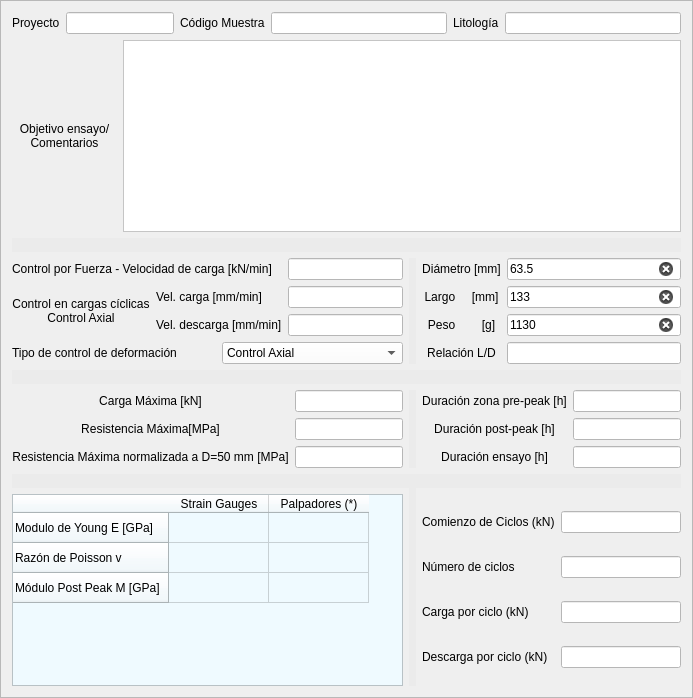
           <widget class="QFrame" name="frame_2">
            <property name="enabled">
             <bool>true</bool>
            </property>
            <property name="minimumSize">
             <size>
              <width>640</width>
              <height>530</height>
             </size>
            </property>
            <property name="maximumSize">
             <size>
              <width>750</width>
              <height>16777215</height>
             </size>
            </property>
            <property name="frameShape">
             <enum>QFrame::StyledPanel</enum>
            </property>
            <property name="frameShadow">
             <enum>QFrame::Raised</enum>
            </property>
            <layout class="QGridLayout" name="gridLayout_17">
             <item row="0" column="0">
              <layout class="QGridLayout" name="gridLayout_13">
               <item row="0" column="0">
                <widget class="QLabel" name="label_2">
                 <property name="text">
                  <string>Proyecto</string>
                 </property>
                </widget>
               </item>
               <item row="0" column="1" colspan="2">
                <widget class="QLineEdit" name="lineEdit_Proyecto">
                 <property name="styleSheet">
                  <string notr="true">background-color: rgb(255, 255, 255);</string>
                 </property>
                 <property name="clearButtonEnabled">
                  <bool>true</bool>
                 </property>
                </widget>
               </item>
               <item row="0" column="3">
                <widget class="QLabel" name="label_3">
                 <property name="text">
                  <string>Código Muestra</string>
                 </property>
                </widget>
               </item>
               <item row="0" column="4">
                <widget class="QLineEdit" name="lineEdit_codigo_muestra">
                 <property name="styleSheet">
                  <string notr="true">background-color: rgb(255, 255, 255);</string>
                 </property>
                 <property name="clearButtonEnabled">
                  <bool>true</bool>
                 </property>
                </widget>
               </item>
               <item row="0" column="5">
                <widget class="QLabel" name="label_5">
                 <property name="text">
                  <string>Litología</string>
                 </property>
                </widget>
               </item>
               <item row="0" column="6">
                <widget class="QLineEdit" name="lineEdit_litologia_2">
                 <property name="styleSheet">
                  <string notr="true">background-color: rgb(255, 255, 255);</string>
                 </property>
                 <property name="text">
                  <string/>
                 </property>
                 <property name="clearButtonEnabled">
                  <bool>true</bool>
                 </property>
                </widget>
               </item>
               <item row="1" column="0" colspan="2">
                <widget class="QLabel" name="label_4">
                 <property name="text">
                  <string>Objetivo ensayo/
Comentarios</string>
                 </property>
                 <property name="alignment">
                  <set>Qt::AlignCenter</set>
                 </property>
                </widget>
               </item>
               <item row="1" column="2" colspan="5">
                <widget class="QPlainTextEdit" name="plainText_Objetivo_y_Comentarios">
                 <property name="styleSheet">
                  <string notr="true">background-color: rgb(255, 255, 255);</string>
                 </property>
                </widget>
               </item>
              </layout>
             </item>
             <item row="1" column="0">
              <layout class="QGridLayout" name="gridLayout_12">
               <item row="0" column="0" colspan="3">
                <widget class="QLabel" name="label_7">
                 <property name="styleSheet">
                  <string notr="true">background-color: rgb(235, 235, 235);</string>
                 </property>
                 <property name="text">
                  <string/>
                 </property>
                </widget>
               </item>
               <item row="1" column="0">
                <layout class="QGridLayout" name="gridLayout_10">
                 <item row="0" column="0" colspan="3">
                  <widget class="QLabel" name="label_6">
                   <property name="text">
                    <string>Control por Fuerza - Velocidad de carga [kN/min]</string>
                   </property>
                  </widget>
                 </item>
                 <item row="0" column="3">
                  <widget class="QLineEdit" name="lineEdit_vel_control_fuerza">
                   <property name="styleSheet">
                    <string notr="true">background-color: rgb(255, 255, 255);</string>
                   </property>
                   <property name="clearButtonEnabled">
                    <bool>true</bool>
                   </property>
                  </widget>
                 </item>
                 <item row="1" column="0" rowspan="2">
                  <widget class="QLabel" name="label_8">
                   <property name="text">
                    <string>Control en cargas cíclicas
Control Axial</string>
                   </property>
                   <property name="alignment">
                    <set>Qt::AlignCenter</set>
                   </property>
                  </widget>
                 </item>
                 <item row="1" column="1" colspan="2">
                  <widget class="QLabel" name="label_9">
                   <property name="text">
                    <string>Vel. carga [mm/min]</string>
                   </property>
                  </widget>
                 </item>
                 <item row="1" column="3">
                  <widget class="QLineEdit" name="lineEdit_vel_control_deform_carga">
                   <property name="styleSheet">
                    <string notr="true">background-color: rgb(255, 255, 255);</string>
                   </property>
                   <property name="inputMask">
                    <string/>
                   </property>
                   <property name="text">
                    <string/>
                   </property>
                   <property name="clearButtonEnabled">
                    <bool>true</bool>
                   </property>
                  </widget>
                 </item>
                 <item row="2" column="1" colspan="2">
                  <widget class="QLabel" name="label_10">
                   <property name="text">
                    <string>Vel. descarga [mm/min]</string>
                   </property>
                  </widget>
                 </item>
                 <item row="2" column="3">
                  <widget class="QLineEdit" name="lineEdit_vel_control_def_descarga">
                   <property name="styleSheet">
                    <string notr="true">background-color: rgb(255, 255, 255);</string>
                   </property>
                   <property name="clearButtonEnabled">
                    <bool>true</bool>
                   </property>
                  </widget>
                 </item>
                 <item row="3" column="0" colspan="2">
                  <widget class="QLabel" name="label_11">
                   <property name="text">
                    <string>Tipo de control de deformación</string>
                   </property>
                  </widget>
                 </item>
                 <item row="3" column="2" colspan="2">
                  <widget class="QComboBox" name="comboBox_tipo_de_control">
                   <property name="styleSheet">
                    <string notr="true">background-color: rgb(255, 255, 255);</string>
                   </property>
                   <item>
                    <property name="text">
                     <string>Control Axial</string>
                    </property>
                   </item>
                   <item>
                    <property name="text">
                     <string>Control Diametral</string>
                    </property>
                   </item>
                  </widget>
                 </item>
                </layout>
               </item>
               <item row="1" column="1">
                <widget class="QLabel" name="label_12">
                 <property name="styleSheet">
                  <string notr="true">background-color: rgb(235, 235, 235);</string>
                 </property>
                 <property name="text">
                  <string/>
                 </property>
                </widget>
               </item>
               <item row="1" column="2">
                <layout class="QGridLayout" name="gridLayout_9">
                 <item row="3" column="1">
                  <widget class="QLineEdit" name="lineEdit_Rel_LD">
                   <property name="styleSheet">
                    <string notr="true">background-color: rgb(255, 255, 255);</string>
                   </property>
                   <property name="text">
                    <string/>
                   </property>
                   <property name="clearButtonEnabled">
                    <bool>true</bool>
                   </property>
                  </widget>
                 </item>
                 <item row="3" column="0">
                  <widget class="QLabel" name="label_17">
                   <property name="text">
                    <string>Relación L/D</string>
                   </property>
                   <property name="alignment">
                    <set>Qt::AlignCenter</set>
                   </property>
                  </widget>
                 </item>
                 <item row="0" column="1">
                  <widget class="QLineEdit" name="lineEdit_diametro_muestra">
                   <property name="styleSheet">
                    <string notr="true">background-color: rgb(255, 255, 255);</string>
                   </property>
                   <property name="text">
                    <string>63.5</string>
                   </property>
                   <property name="clearButtonEnabled">
                    <bool>true</bool>
                   </property>
                  </widget>
                 </item>
                 <item row="1" column="0">
                  <widget class="QLabel" name="label_14">
                   <property name="text">
                    <string>Largo     [mm]</string>
                   </property>
                   <property name="alignment">
                    <set>Qt::AlignCenter</set>
                   </property>
                  </widget>
                 </item>
                 <item row="2" column="0">
                  <widget class="QLabel" name="label_15">
                   <property name="text">
                    <string>Peso        [g]</string>
                   </property>
                   <property name="alignment">
                    <set>Qt::AlignCenter</set>
                   </property>
                  </widget>
                 </item>
                 <item row="0" column="0">
                  <widget class="QLabel" name="label_13">
                   <property name="text">
                    <string>Diámetro [mm]</string>
                   </property>
                   <property name="alignment">
                    <set>Qt::AlignCenter</set>
                   </property>
                  </widget>
                 </item>
                 <item row="2" column="1">
                  <widget class="QLineEdit" name="lineEdit_pesoMuestra">
                   <property name="styleSheet">
                    <string notr="true">background-color: rgb(255, 255, 255);</string>
                   </property>
                   <property name="text">
                    <string>1130</string>
                   </property>
                   <property name="clearButtonEnabled">
                    <bool>true</bool>
                   </property>
                  </widget>
                 </item>
                 <item row="1" column="1">
                  <widget class="QLineEdit" name="lineEdit_Largo_muestra">
                   <property name="styleSheet">
                    <string notr="true">background-color: rgb(255, 255, 255);</string>
                   </property>
                   <property name="text">
                    <string>133</string>
                   </property>
                   <property name="clearButtonEnabled">
                    <bool>true</bool>
                   </property>
                  </widget>
                 </item>
                </layout>
               </item>
               <item row="2" column="0" colspan="3">
                <widget class="QLabel" name="label_16">
                 <property name="styleSheet">
                  <string notr="true">background-color: rgb(235, 235, 235);</string>
                 </property>
                 <property name="text">
                  <string/>
                 </property>
                </widget>
               </item>
               <item row="3" column="0">
                <layout class="QGridLayout" name="gridLayout_11">
                 <item row="0" column="0">
                  <widget class="QLabel" name="label_18">
                   <property name="text">
                    <string>Carga Máxima [kN]</string>
                   </property>
                   <property name="alignment">
                    <set>Qt::AlignCenter</set>
                   </property>
                  </widget>
                 </item>
                 <item row="0" column="1">
                  <widget class="QLineEdit" name="lineEdit_CargMax">
                   <property name="styleSheet">
                    <string notr="true">background-color: rgb(255, 255, 255);</string>
                   </property>
                   <property name="text">
                    <string/>
                   </property>
                   <property name="clearButtonEnabled">
                    <bool>true</bool>
                   </property>
                  </widget>
                 </item>
                 <item row="1" column="0">
                  <widget class="QLabel" name="label_19">
                   <property name="text">
                    <string>Resistencia Máxima[MPa]</string>
                   </property>
                   <property name="alignment">
                    <set>Qt::AlignCenter</set>
                   </property>
                  </widget>
                 </item>
                 <item row="1" column="1">
                  <widget class="QLineEdit" name="lineEdit_ResMax">
                   <property name="styleSheet">
                    <string notr="true">background-color: rgb(255, 255, 255);</string>
                   </property>
                   <property name="text">
                    <string/>
                   </property>
                   <property name="clearButtonEnabled">
                    <bool>true</bool>
                   </property>
                  </widget>
                 </item>
                 <item row="2" column="0">
                  <widget class="QLabel" name="label_20">
                   <property name="text">
                    <string>Resistencia Máxima normalizada a D=50 mm [MPa]</string>
                   </property>
                   <property name="alignment">
                    <set>Qt::AlignCenter</set>
                   </property>
                  </widget>
                 </item>
                 <item row="2" column="1">
                  <widget class="QLineEdit" name="lineEdit_ResMaxNorm">
                   <property name="styleSheet">
                    <string notr="true">background-color: rgb(255, 255, 255);</string>
                   </property>
                   <property name="clearButtonEnabled">
                    <bool>true</bool>
                   </property>
                  </widget>
                 </item>
                </layout>
               </item>
               <item row="3" column="1">
                <widget class="QLabel" name="label_21">
                 <property name="styleSheet">
                  <string notr="true">background-color: rgb(235, 235, 235);</string>
                 </property>
                 <property name="text">
                  <string/>
                 </property>
                </widget>
               </item>
               <item row="3" column="2">
                <layout class="QGridLayout" name="gridLayout_8">
                 <item row="0" column="0">
                  <widget class="QLabel" name="label_23">
                   <property name="text">
                    <string>Duración zona pre-peak [h]</string>
                   </property>
                   <property name="alignment">
                    <set>Qt::AlignCenter</set>
                   </property>
                  </widget>
                 </item>
                 <item row="0" column="1">
                  <widget class="QLineEdit" name="lineEdit_Duracion_PrePeak">
                   <property name="styleSheet">
                    <string notr="true">background-color: rgb(255, 255, 255);</string>
                   </property>
                   <property name="text">
                    <string/>
                   </property>
                   <property name="clearButtonEnabled">
                    <bool>true</bool>
                   </property>
                  </widget>
                 </item>
                 <item row="1" column="0">
                  <widget class="QLabel" name="label_22">
                   <property name="text">
                    <string>Duración post-peak [h]</string>
                   </property>
                   <property name="alignment">
                    <set>Qt::AlignCenter</set>
                   </property>
                  </widget>
                 </item>
                 <item row="1" column="1">
                  <widget class="QLineEdit" name="lineEdit_Duracion_PostPeak">
                   <property name="styleSheet">
                    <string notr="true">background-color: rgb(255, 255, 255);</string>
                   </property>
                   <property name="text">
                    <string/>
                   </property>
                   <property name="clearButtonEnabled">
                    <bool>true</bool>
                   </property>
                  </widget>
                 </item>
                 <item row="2" column="0">
                  <widget class="QLabel" name="label_24">
                   <property name="text">
                    <string>Duración ensayo [h]</string>
                   </property>
                   <property name="alignment">
                    <set>Qt::AlignCenter</set>
                   </property>
                  </widget>
                 </item>
                 <item row="2" column="1">
                  <widget class="QLineEdit" name="lineEdit_Duracion_Ensayo">
                   <property name="styleSheet">
                    <string notr="true">background-color: rgb(255, 255, 255);</string>
                   </property>
                   <property name="text">
                    <string/>
                   </property>
                   <property name="clearButtonEnabled">
                    <bool>true</bool>
                   </property>
                  </widget>
                 </item>
                </layout>
               </item>
               <item row="4" column="0" rowspan="2" colspan="3">
                <widget class="QLabel" name="label_25">
                 <property name="styleSheet">
                  <string notr="true">background-color: rgb(235, 235, 235);</string>
                 </property>
                 <property name="text">
                  <string/>
                 </property>
                </widget>
               </item>
               <item row="5" column="1" rowspan="2">
                <widget class="QLabel" name="label_26">
                 <property name="styleSheet">
                  <string notr="true">background-color: rgb(235, 235, 235);</string>
                 </property>
                 <property name="text">
                  <string/>
                 </property>
                </widget>
               </item>
               <item row="6" column="0">
                <widget class="QTableWidget" name="tableWidget_modulos_elast">
                 <property name="styleSheet">
                  <string notr="true">background-color: rgb(239, 250, 255);</string>
                 </property>
                 <property name="frameShape">
                  <enum>QFrame::StyledPanel</enum>
                 </property>
                 <row>
                  <property name="text">
                   <string>Modulo de Young E [GPa]</string>
                  </property>
                 </row>
                 <row>
                  <property name="text">
                   <string>Razón de Poisson v</string>
                  </property>
                 </row>
                 <row>
                  <property name="text">
                   <string>Módulo Post Peak M [GPa]</string>
                  </property>
                 </row>
                 <column>
                  <property name="text">
                   <string>Strain Gauges</string>
                  </property>
                 </column>
                 <column>
                  <property name="text">
                   <string>Palpadores (*)</string>
                  </property>
                 </column>
                </widget>
               </item>
               <item row="6" column="2">
                <layout class="QGridLayout" name="gridLayout_7">
                 <item row="0" column="0">
                  <widget class="QLabel" name="label_32">
                   <property name="text">
                    <string>Comienzo de Ciclos (kN)</string>
                   </property>
                   <property name="alignment">
                    <set>Qt::AlignLeading|Qt::AlignLeft|Qt::AlignVCenter</set>
                   </property>
                  </widget>
                 </item>
                 <item row="0" column="1" colspan="2">
                  <widget class="QLineEdit" name="lineEdit_Comienzo_de_Ciclos">
                   <property name="styleSheet">
                    <string notr="true">background-color: rgb(255, 255, 255);</string>
                   </property>
                   <property name="text">
                    <string/>
                   </property>
                   <property name="clearButtonEnabled">
                    <bool>true</bool>
                   </property>
                  </widget>
                 </item>
                 <item row="1" column="0">
                  <widget class="QLabel" name="label_27">
                   <property name="text">
                    <string>Número de ciclos</string>
                   </property>
                   <property name="alignment">
                    <set>Qt::AlignLeading|Qt::AlignLeft|Qt::AlignVCenter</set>
                   </property>
                  </widget>
                 </item>
                 <item row="1" column="1" colspan="2">
                  <widget class="QLineEdit" name="lineEdit_Numero_Ciclos">
                   <property name="styleSheet">
                    <string notr="true">background-color: rgb(255, 255, 255);</string>
                   </property>
                   <property name="text">
                    <string/>
                   </property>
                   <property name="clearButtonEnabled">
                    <bool>true</bool>
                   </property>
                  </widget>
                 </item>
                 <item row="2" column="0">
                  <widget class="QLabel" name="label_30">
                   <property name="text">
                    <string>Carga por ciclo (kN)</string>
                   </property>
                   <property name="alignment">
                    <set>Qt::AlignLeading|Qt::AlignLeft|Qt::AlignVCenter</set>
                   </property>
                  </widget>
                 </item>
                 <item row="3" column="0">
                  <widget class="QLabel" name="label_31">
                   <property name="text">
                    <string>Descarga por ciclo (kN)</string>
                   </property>
                   <property name="alignment">
                    <set>Qt::AlignLeading|Qt::AlignLeft|Qt::AlignVCenter</set>
                   </property>
                  </widget>
                 </item>
                 <item row="2" column="1" colspan="2">
                  <widget class="QLineEdit" name="lineEdit_Carga_por_Ciclo">
                   <property name="styleSheet">
                    <string notr="true">background-color: rgb(255, 255, 255);</string>
                   </property>
                   <property name="text">
                    <string/>
                   </property>
                   <property name="clearButtonEnabled">
                    <bool>true</bool>
                   </property>
                  </widget>
                 </item>
                 <item row="3" column="1" colspan="2">
                  <widget class="QLineEdit" name="lineEdit_Descarga_Por_Ciclo">
                   <property name="styleSheet">
                    <string notr="true">background-color: rgb(255, 255, 255);</string>
                   </property>
                   <property name="text">
                    <string/>
                   </property>
                   <property name="clearButtonEnabled">
                    <bool>true</bool>
                   </property>
                  </widget>
                 </item>
                </layout>
               </item>
              </layout>
             </item>
            </layout>
           </widget>
